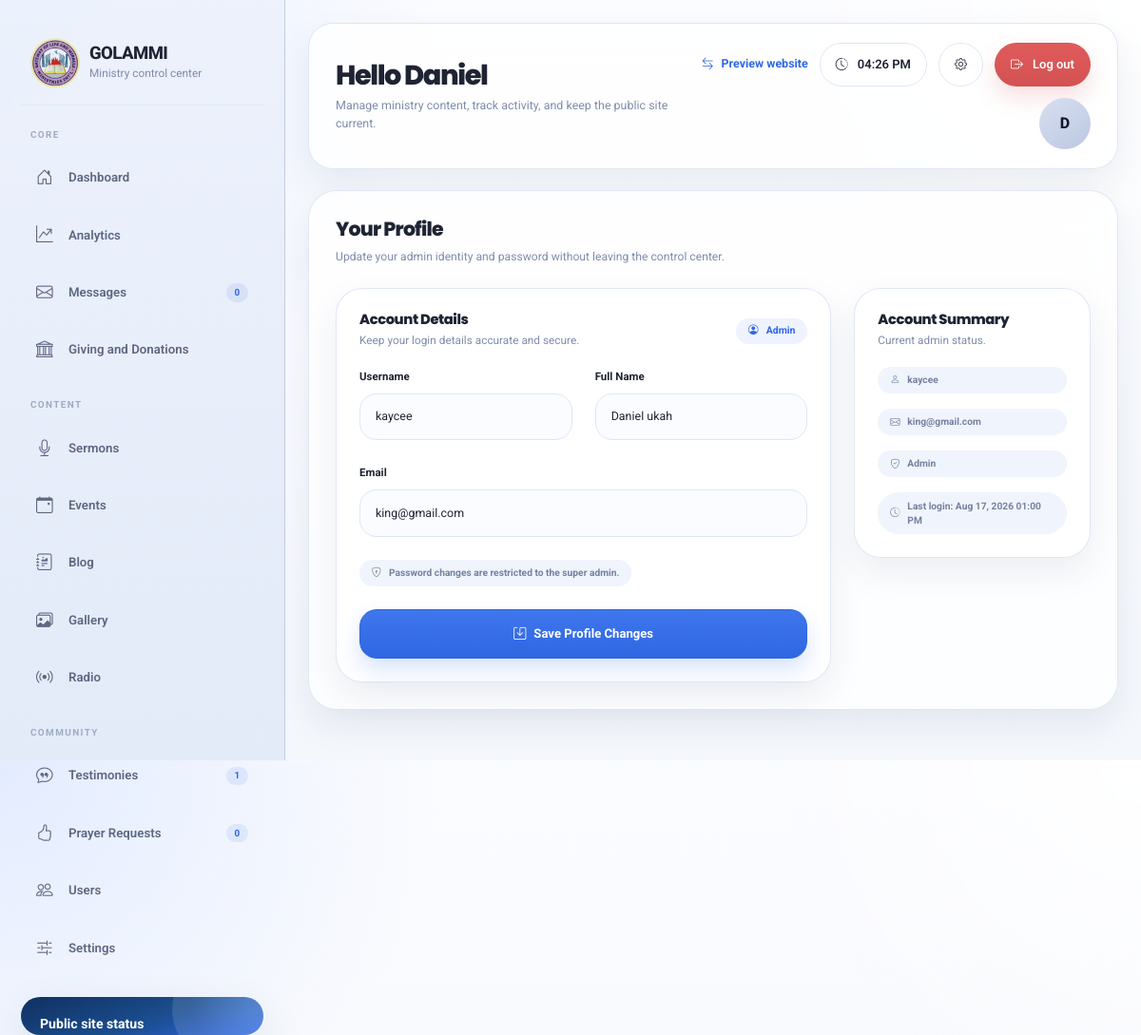
The page /admin/profile (signed in) on the database as committed earlier.
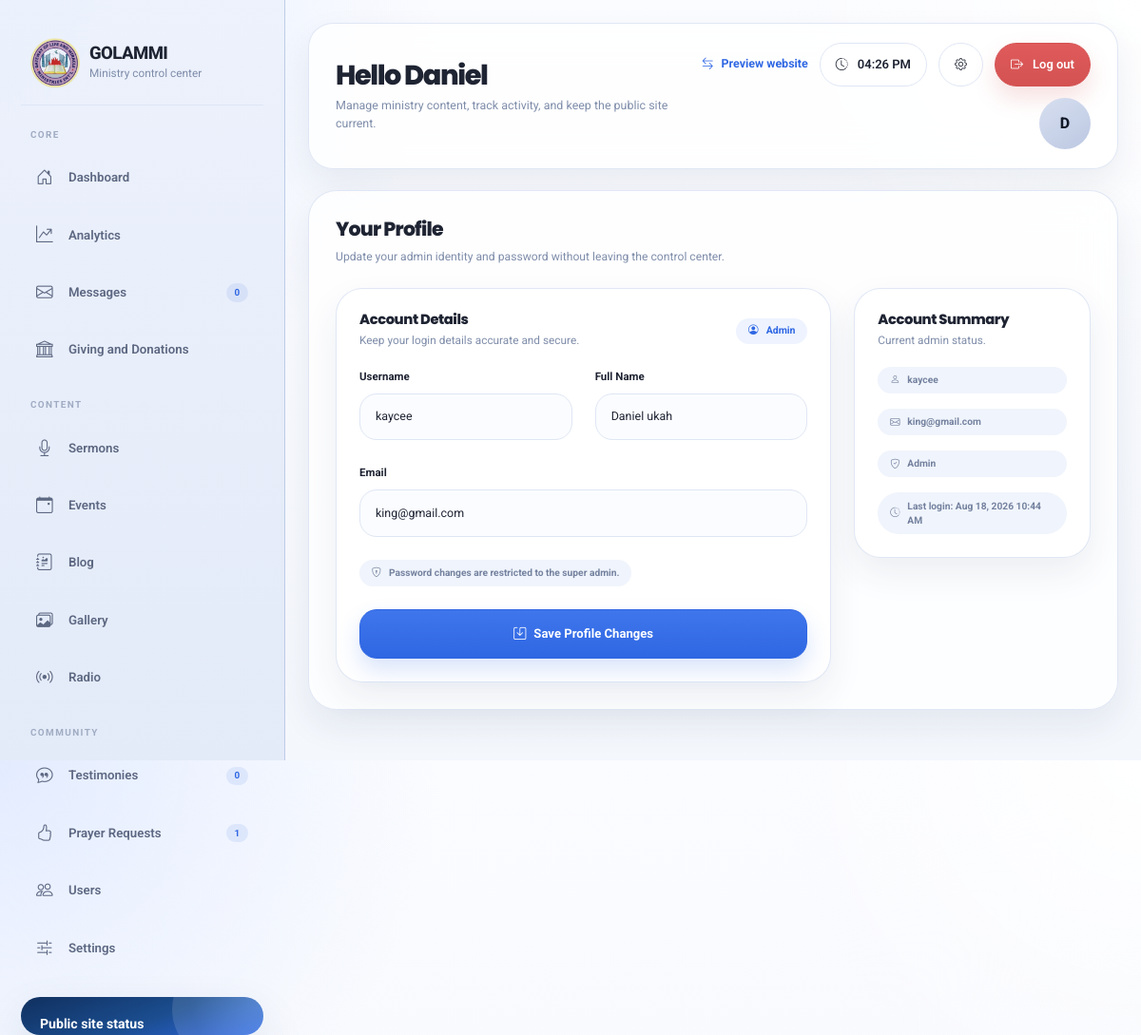
The same page on the database as committed later.
### models/user.py (models this page shows, shortened)
class User(UserMixin, db.Model):
    __tablename__ = "users"
    id = db.Column(db.Integer, primary_key=True)
    username = db.Column(db.String(80), unique=True, nullable=False)
    email = db.Column(db.String(120), unique=True, nullable=False)
    password_hash = db.Column(db.String(255), nullable=False)
    full_name = db.Column(db.String(120), nullable=False)
    role = db.Column(
        db.String(50), nullable=False, default="admin"
    )  # super_admin, admin, moderator, editor
    is_active = db.Column(db.Boolean, default=True)
    created_at = db.Column(db.DateTime, default=datetime.utcnow)
    updated_at = db.Column(
        db.DateTime, default=datetime.utcnow, onupdate=datetime.utcnow
    )
    last_login = db.Column(db.DateTime)
    created_sermons = db.relationship(
        "Sermon", backref="creator", lazy=True, foreign_keys="Sermon.created_by"
    )
    updated_sermons = db.relationship(
        "Sermon", backref="updater", lazy=True, foreign_keys="Sermon.updated_by"
    )
    created_events = db.relationship(
        "Event", backref="creator", lazy=True, foreign_keys="Event.created_by"
    )
    updated_events = db.relationship(
        "Event", backref="updater", lazy=True, foreign_keys="Event.updated_by"
    )
    created_blog_posts = db.relationship(
        "BlogPost", backref="creator", lazy=True, foreign_keys="BlogPost.created_by"
    )
    updated_blog_posts = db.relationship(
        "BlogPost", backref="updater", lazy=True, foreign_keys="BlogPost.updated_by"
    )
    def is_super_admin(self):
        return self.role == "super_admin"

### routes/auth.py (the view, shortened to what this page needs)
@auth_bp.route("/admin/profile", methods=["GET", "POST"])
@login_required
def profile():
    user = current_user
    return render_template("admin/profile.html", user=user)

### routes/admin.py (called while the page is built)
@admin_bp.app_context_processor
def inject_admin_sidebar_counts():
    try:
        return {
            "contact_unread_count": ContactMessage.query.filter_by(is_read=False).count(),
            "prayer_pending_count": PrayerRequest.query.filter_by(is_prayed_for=False).count(),
            "testimony_pending_count": Testimony.query.filter_by(is_approved=False).count(),
        }
    except Exception:
        return {
            "contact_unread_count": 0,
            "prayer_pending_count": 0,
            "testimony_pending_count": 0,
        }

### routes/frontend.py (called while the page is built)
@frontend_bp.app_context_processor
def inject_frontend_event_modal():
    show_event_modal = request.endpoint == "frontend.index"
    return {
        "event_modal_event": get_event_modal_event() if show_event_modal else None,
    }

### utils.py (called while the page is built)
def get_current_time():
    return datetime.utcnow()

### templates/admin/profile.html (shortened to what the changed rows need)
{% extends "admin/base.html" %}
{% block content %}
<div class="row g-4">
    <div class="col-xl-8">
        <div class="admin-card" data-aos="fade-up">
            <div class="admin-card-header">
                <div>
                    <h5 class="admin-card-title">Account Details</h5>
                    <p class="admin-card-subtitle">Keep your login details accurate and secure.</p>
                </div>
                <span class="eyebrow"><i class="bi bi-person-circle"></i> {{ user.role|title }}</span>
            </div>
            <form method="POST">
                <div class="row g-4">
                    <div class="col-md-6">
                        <label class="form-label">Username</label>
                        <input class="form-control" type="text" name="username" value="{{ user.username }}" required>
                    </div>
                    <div class="col-md-6">
                        <label class="form-label">Full Name</label>
                        <input class="form-control" type="text" name="full_name" value="{{ user.full_name }}" required>
                    </div>
                    <div class="col-12">
                        <label class="form-label">Email</label>
                        <input class="form-control" type="email" name="email" value="{{ user.email }}" required>
                    </div>
                </div>
            </form>
        </div>
    </div>
    <div class="col-xl-4">
        <div class="admin-card" data-aos="fade-up" data-aos-delay="80">
            <div class="d-grid gap-3">
                <div class="soft-badge"><i class="bi bi-person"></i> {{ user.username }}</div>
                <div class="soft-badge"><i class="bi bi-envelope"></i> {{ user.email }}</div>
                <div class="soft-badge"><i class="bi bi-shield-check"></i> {{ user.role|title }}</div>
                <div class="soft-badge"><i class="bi bi-clock-history"></i> Last login:
                    {{ user.last_login.strftime('%b %d, %Y %I:%M %p') if user.last_login else 'Not recorded' }}
                </div>
            </div>
        </div>
    </div>
</div>
{% endblock %}

### templates/admin/base.html (shortened to what the changed rows need)
<!DOCTYPE html>
<html lang="en">
<head>
    <link href="{{ url_for('static', filename='assets/vendor/bootstrap/css/bootstrap.min.css') }}" rel="stylesheet">
    <link href="{{ url_for('static', filename='assets/vendor/bootstrap-icons/bootstrap-icons.css') }}" rel="stylesheet">
    <link href="{{ url_for('static', filename='assets/vendor/aos/aos.css') }}" rel="stylesheet">
</head>
<body>
    <div class="admin-layout">
        <aside class="sidebar">
            <div class="sidebar-inner">
                <div class="brand">
                    <div class="brand-copy">
                        <h1>GOLAMMI</h1>
                    </div>
                </div>
                <div>
                    <nav class="nav">
                        <a class="nav-link {% if request.endpoint in ['admin.testimonies', 'admin.add_testimony', 'admin.edit_testimony'] %}active{% endif %}" href="{{ url_for('admin.testimonies') }}">
                            <i class="bi bi-chat-quote"></i>
                            <span>Testimonies</span>
                            <span class="badge">{{ testimony_pending_count or 0 }}</span>
                        </a>
                        <a class="nav-link {% if request.endpoint in ['admin.prayer_requests', 'admin.add_prayer_request', 'admin.edit_prayer_request'] %}active{% endif %}" href="{{ url_for('admin.prayer_requests') }}">
                            <i class="bi bi-hand-thumbs-up"></i>
                            <span>Prayer Requests</span>
                            <span class="badge">{{ prayer_pending_count or 0 }}</span>
                        </a>
                    </nav>
                </div>
            </div>
        </aside>
        <main class="main-content">
            <section class="topbar">
                <div class="topbar-copy">
                    <h2>{% block topbar_title %}Hello {{ current_user.full_name.split(' ')[0] if current_user.is_authenticated else 'Admin' }}{% endblock %}</h2>
                    <p>{% block topbar_subtitle %}Manage ministry content, track activity, and keep the public site current.{% endblock %}</p>
                </div>
                <div class="topbar-tools">
                    <a class="topbar-link" href="{{ url_for('frontend.index') }}" target="_blank">
                        <i class="bi bi-arrow-left-right"></i>
                        <span>Preview website</span>
                    </a>
                    <div class="topbar-chip">
                        <i class="bi bi-clock-history"></i>
                        <span id="currentTime">--:--</span>
                    </div>
                    <a class="topbar-chip" href="{{ url_for('auth.profile') }}">
                        <i class="bi bi-gear"></i>
                    </a>
                    <a class="topbar-chip topbar-chip-danger" href="{{ url_for('auth.logout') }}">
                        <i class="bi bi-box-arrow-right"></i>
                        <span>Log out</span>
                    </a>
                    <div class="avatar-pill">
                        {{ (current_user.full_name[:1] if current_user.is_authenticated else "A")|upper }}
                    </div>
                </div>
            </section>
            <section class="content-stage">
                {% block content %}{% endblock %}
            </section>
        </main>
    </div>
</body>
</html>

Rows that differ between the two databases and show on the page:
changed User "Daniel": last_login "Aug 17, 2026 01:00 PM" → "Aug 18, 2026 10:44 AM"
Other text that changed with them:
{{ testimony_pending_count or 0 }}: "1" → "0"
{{ prayer_pending_count or 0 }}: "0" → "1"
